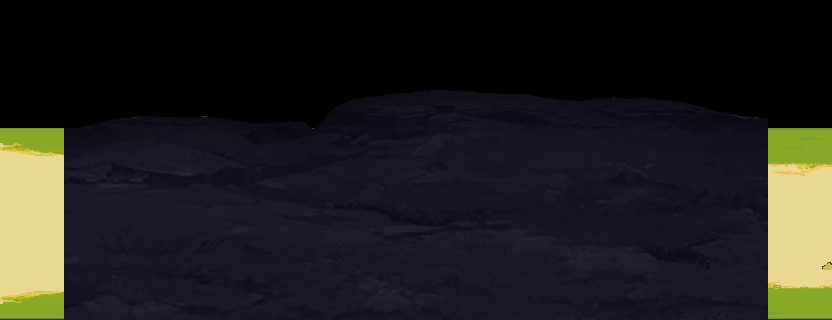

A level layout from a 2D game, rendered from its tile map. Below: a short description, then the map file with tile-grid data replaced by summaries:
An orthogonal 26x10 tile map with 32x32 px tiles, 2 tile layers (floor, tree) and 6 objects (SpawnPoint01, SpawnPoint02, SpawnPoint03, SpawnPoint04, SpawnPoint05, ...).

<map version="1.10" tiledversion="1.12.2" orientation="orthogonal" renderorder="right-down" width="26" height="10" tilewidth="32" tileheight="32" infinite="0" nextlayerid="6" nextobjectid="7">
 <tileset firstgid="1" name="tile" tilewidth="32" tileheight="32" tilecount="1024" columns="32">
  <image source="tile3.png" width="1024" height="1024" />
 </tileset>
 <layer id="1" name="floor" width="26" height="10">
  <data>[260 cells, 156 non-empty, 156 distinct tile ids]</data>
 </layer>
 <layer id="5" name="tree" width="26" height="10">
  <data>[260 cells, 46 non-empty, 46 distinct tile ids]</data>
 </layer>
 <objectgroup id="3" name="object">
  <object id="1" name="SpawnPoint01" x="288" y="208" width="32" height="32" />
  <object id="2" name="SpawnPoint02" x="288" y="208" width="32" height="32" />
  <object id="3" name="SpawnPoint03" x="288" y="208" width="32" height="32" />
  <object id="4" name="SpawnPoint04" x="512" y="208" width="32" height="32" />
  <object id="5" name="SpawnPoint05" x="512" y="208" width="32" height="32" />
  <object id="6" name="SpawnPoint06" x="512" y="208" width="32" height="32" />
 </objectgroup>
 <objectgroup id="4" name="meta" />
</map>
